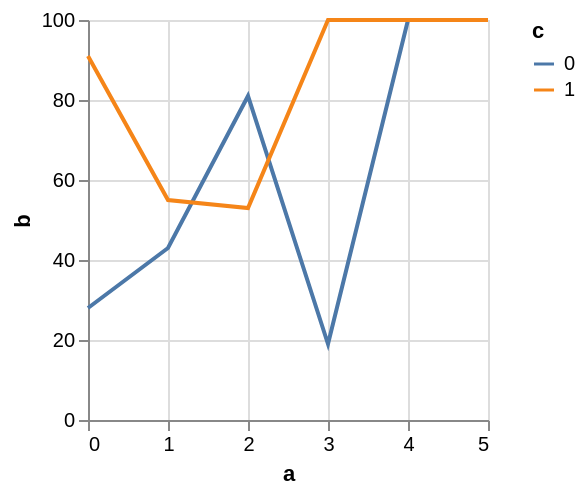

Write the Vega-Lite specification saved for this chart.
### Vega specification from a JSON file in a GitHub repository (floating-point values rounded to 4 significant figures)
{"$schema": "https://vega.github.io/schema/vega/v5.json", "autosize": "pad", "padding": 5, "width": 200, "height": 200, "style": "cell", "data": [{"name": "source_0", "values": [{"a": 0, "b": 28, "c": 0}, {"a": 0, "b": 91, "c": 1}, {"a": 1, "b": 43, "c": 0}, {"a": 1, "b": 55, "c": 1}, {"a": 2, "b": 81, "c": 0}, {"a": 2, "b": 53, "c": 1}, {"a": 3, "b": 19, "c": 0}]}, {"name": "data_0", "source": "source_0", "transform": [{"type": "impute", "field": "b", "key": "a", "keyvals": {"signal": "sequence(4,6)"}, "method": "value", "groupby": ["c"], "value": null}, {"type": "formula", "expr": "datum.b === null ? 100 : datum.b", "as": "b"}]}], "marks": [{"name": "pathgroup", "type": "group", "from": {"facet": {"name": "faceted_path_main", "data": "data_0", "groupby": ["c"]}}, "encode": {"update": {"width": {"field": {"group": "width"}}, "height": {"field": {"group": "height"}}}}, "marks": [{"name": "marks", "type": "line", "style": ["line"], "sort": {"field": "datum[\"a\"]"}, "from": {"data": "faceted_path_main"}, "encode": {"update": {"stroke": {"scale": "color", "field": "c"}, "x": {"scale": "x", "field": "a"}, "y": {"scale": "y", "field": "b"}, "defined": {"signal": "datum[\"a\"] !== null && !isNaN(datum[\"a\"]) && datum[\"b\"] !== null && !isNaN(datum[\"b\"])"}}}}]}], "scales": [{"name": "x", "type": "linear", "domain": {"data": "data_0", "field": "a"}, "range": [0, {"signal": "width"}], "nice": 1, "zero": false}, {"name": "y", "type": "linear", "domain": {"data": "data_0", "field": "b"}, "range": [{"signal": "height"}, 0], "nice": true, "zero": true}, {"name": "color", "type": "ordinal", "domain": {"data": "data_0", "field": "c", "sort": true}, "range": "category"}], "axes": [{"scale": "x", "orient": "bottom", "gridScale": "y", "grid": true, "tickCount": {"signal": "ceil(width/40)"}, "domain": false, "labels": false, "maxExtent": 0, "minExtent": 0, "ticks": false, "zindex": 0}, {"scale": "y", "orient": "left", "gridScale": "x", "grid": true, "tickCount": {"signal": "ceil(height/40)"}, "domain": false, "labels": false, "maxExtent": 0, "minExtent": 0, "ticks": false, "zindex": 0}, {"scale": "x", "orient": "bottom", "grid": false, "title": "a", "labelFlush": true, "labelOverlap": true, "tickCount": {"signal": "ceil(width/40)"}, "zindex": 0}, {"scale": "y", "orient": "left", "grid": false, "title": "b", "labelOverlap": true, "tickCount": {"signal": "ceil(height/40)"}, "zindex": 0}], "legends": [{"stroke": "color", "gradientLength": {"signal": "clamp(height, 64, 200)"}, "symbolType": "stroke", "title": "c"}]}
